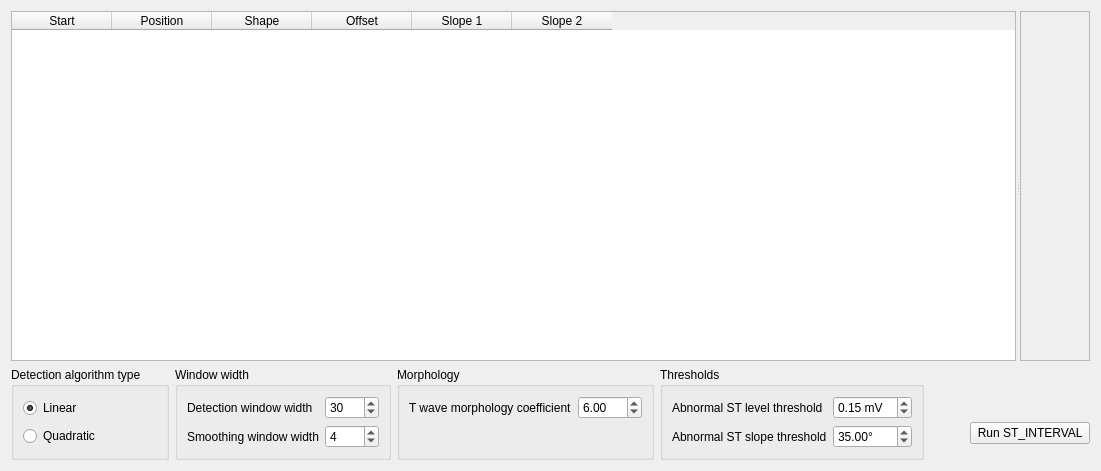
            <widget class="QWidget" name="st_interval">
             <attribute name="title">
              <string>ST Interval</string>
             </attribute>
             <layout class="QVBoxLayout" name="verticalLayout">
              <item>
               <widget class="QSplitter" name="stSplitter">
                <property name="sizePolicy">
                 <sizepolicy hsizetype="Expanding" vsizetype="Expanding">
                  <horstretch>0</horstretch>
                  <verstretch>0</verstretch>
                 </sizepolicy>
                </property>
                <property name="orientation">
                 <enum>Qt::Horizontal</enum>
                </property>
                <widget class="QTableWidget" name="stIntervalList">
                 <property name="sizePolicy">
                  <sizepolicy hsizetype="Maximum" vsizetype="Expanding">
                   <horstretch>0</horstretch>
                   <verstretch>0</verstretch>
                  </sizepolicy>
                 </property>
                 <property name="minimumSize">
                  <size>
                   <width>0</width>
                   <height>0</height>
                  </size>
                 </property>
                 <property name="maximumSize">
                  <size>
                   <width>16777215</width>
                   <height>16777215</height>
                  </size>
                 </property>
                 <column>
                  <property name="text">
                   <string>Start</string>
                  </property>
                 </column>
                 <column>
                  <property name="text">
                   <string>Position</string>
                  </property>
                 </column>
                 <column>
                  <property name="text">
                   <string>Shape</string>
                  </property>
                 </column>
                 <column>
                  <property name="text">
                   <string>Offset</string>
                  </property>
                 </column>
                 <column>
                  <property name="text">
                   <string>Slope 1</string>
                  </property>
                 </column>
                 <column>
                  <property name="text">
                   <string>Slope 2</string>
                  </property>
                 </column>
                </widget>
                <widget class="QScrollArea" name="stIntervalArea">
                 <property name="sizePolicy">
                  <sizepolicy hsizetype="Expanding" vsizetype="Expanding">
                   <horstretch>0</horstretch>
                   <verstretch>0</verstretch>
                  </sizepolicy>
                 </property>
                 <property name="minimumSize">
                  <size>
                   <width>0</width>
                   <height>350</height>
                  </size>
                 </property>
                 <property name="widgetResizable">
                  <bool>true</bool>
                 </property>
                 <widget class="QWidget" name="stIntervalAreaContents">
                  <property name="geometry">
                   <rect>
                    <x>0</x>
                    <y>0</y>
                    <width>69</width>
                    <height>348</height>
                   </rect>
                  </property>
                 </widget>
                </widget>
               </widget>
              </item>
              <item>
               <layout class="QHBoxLayout" name="horizontalLayout_3">
                <item>
                 <widget class="QGroupBox" name="groupBox_7">
                  <property name="minimumSize">
                   <size>
                    <width>0</width>
                    <height>50</height>
                   </size>
                  </property>
                  <property name="title">
                   <string>Detection algorithm type</string>
                  </property>
                  <layout class="QVBoxLayout" name="verticalLayout_30">
                   <item>
                    <widget class="QRadioButton" name="detectionratelinear">
                     <property name="text">
                      <string>Linear</string>
                     </property>
                     <property name="checked">
                      <bool>true</bool>
                     </property>
                    </widget>
                   </item>
                   <item>
                    <widget class="QRadioButton" name="detectionratesquare">
                     <property name="text">
                      <string>Quadratic</string>
                     </property>
                    </widget>
                   </item>
                  </layout>
                 </widget>
                </item>
                <item>
                 <widget class="QGroupBox" name="groupBox_5">
                  <property name="title">
                   <string>Window width</string>
                  </property>
                  <layout class="QFormLayout" name="formLayout">
                   <property name="fieldGrowthPolicy">
                    <enum>QFormLayout::AllNonFixedFieldsGrow</enum>
                   </property>
                   <item row="0" column="0">
                    <widget class="QLabel" name="st_interval_detection">
                     <property name="text">
                      <string>Detection window width</string>
                     </property>
                    </widget>
                   </item>
                   <item row="2" column="0">
                    <widget class="QLabel" name="label_13">
                     <property name="text">
                      <string>Smoothing window width</string>
                     </property>
                    </widget>
                   </item>
                   <item row="0" column="1">
                    <widget class="QSpinBox" name="st_interval_detection_width">
                     <property name="minimum">
                      <number>1</number>
                     </property>
                     <property name="maximum">
                      <number>9999</number>
                     </property>
                     <property name="singleStep">
                      <number>5</number>
                     </property>
                     <property name="value">
                      <number>30</number>
                     </property>
                    </widget>
                   </item>
                   <item row="2" column="1">
                    <widget class="QSpinBox" name="st_interval_smoothing_width">
                     <property name="minimum">
                      <number>1</number>
                     </property>
                     <property name="maximum">
                      <number>9999</number>
                     </property>
                     <property name="singleStep">
                      <number>5</number>
                     </property>
                     <property name="value">
                      <number>4</number>
                     </property>
                    </widget>
                   </item>
                  </layout>
                 </widget>
                </item>
                <item>
                 <widget class="QGroupBox" name="groupBox_8">
                  <property name="title">
                   <string>Morphology</string>
                  </property>
                  <layout class="QFormLayout" name="formLayout_5">
                   <item row="0" column="0">
                    <widget class="QLabel" name="label_23">
                     <property name="text">
                      <string>T wave morphology coefficient</string>
                     </property>
                    </widget>
                   </item>
                   <item row="0" column="1">
                    <widget class="QDoubleSpinBox" name="st_interval_morphology">
                     <property name="locale">
                      <locale language="English" country="UnitedStates"/>
                     </property>
                     <property name="minimum">
                      <double>0.000000000000000</double>
                     </property>
                     <property name="maximum">
                      <double>100.000000000000000</double>
                     </property>
                     <property name="singleStep">
                      <double>0.100000000000000</double>
                     </property>
                     <property name="value">
                      <double>6.000000000000000</double>
                     </property>
                    </widget>
                   </item>
                  </layout>
                 </widget>
                </item>
                <item>
                 <widget class="QGroupBox" name="groupBox_4">
                  <property name="title">
                   <string>Thresholds</string>
                  </property>
                  <layout class="QFormLayout" name="formLayout_2">
                   <property name="fieldGrowthPolicy">
                    <enum>QFormLayout::AllNonFixedFieldsGrow</enum>
                   </property>
                   <item row="0" column="0">
                    <widget class="QLabel" name="label_4">
                     <property name="text">
                      <string>Abnormal ST level threshold</string>
                     </property>
                    </widget>
                   </item>
                   <item row="2" column="0">
                    <widget class="QLabel" name="label_22">
                     <property name="text">
                      <string>Abnormal ST slope threshold</string>
                     </property>
                    </widget>
                   </item>
                   <item row="0" column="1">
                    <widget class="QDoubleSpinBox" name="st_interval_level_threshold">
                     <property name="locale">
                      <locale language="English" country="UnitedStates"/>
                     </property>
                     <property name="suffix">
                      <string> mV</string>
                     </property>
                     <property name="singleStep">
                      <double>0.050000000000000</double>
                     </property>
                     <property name="value">
                      <double>0.150000000000000</double>
                     </property>
                    </widget>
                   </item>
                   <item row="2" column="1">
                    <widget class="QDoubleSpinBox" name="st_interval_slope_threshold">
                     <property name="locale">
                      <locale language="English" country="UnitedStates"/>
                     </property>
                     <property name="suffix">
                      <string>°</string>
                     </property>
                     <property name="maximum">
                      <double>90.000000000000000</double>
                     </property>
                     <property name="value">
                      <double>35.000000000000000</double>
                     </property>
                    </widget>
                   </item>
                  </layout>
                 </widget>
                </item>
                <item>
                 <spacer name="horizontalSpacer_9">
                  <property name="orientation">
                   <enum>Qt::Horizontal</enum>
                  </property>
                  <property name="sizeHint" stdset="0">
                   <size>
                    <width>40</width>
                    <height>20</height>
                   </size>
                  </property>
                 </spacer>
                </item>
                <item>
                 <layout class="QVBoxLayout" name="verticalLayout_33">
                  <item>
                   <spacer name="verticalSpacer">
                    <property name="orientation">
                     <enum>Qt::Vertical</enum>
                    </property>
                    <property name="sizeType">
                     <enum>QSizePolicy::Preferred</enum>
                    </property>
                    <property name="sizeHint" stdset="0">
                     <size>
                      <width>20</width>
                      <height>40</height>
                     </size>
                    </property>
                   </spacer>
                  </item>
                  <item>
                   <widget class="QPushButton" name="pushButton">
                    <property name="text">
                     <string> Run ST_INTERVAL </string>
                    </property>
                   </widget>
                  </item>
                 </layout>
                </item>
               </layout>
              </item>
             </layout>
            </widget>
